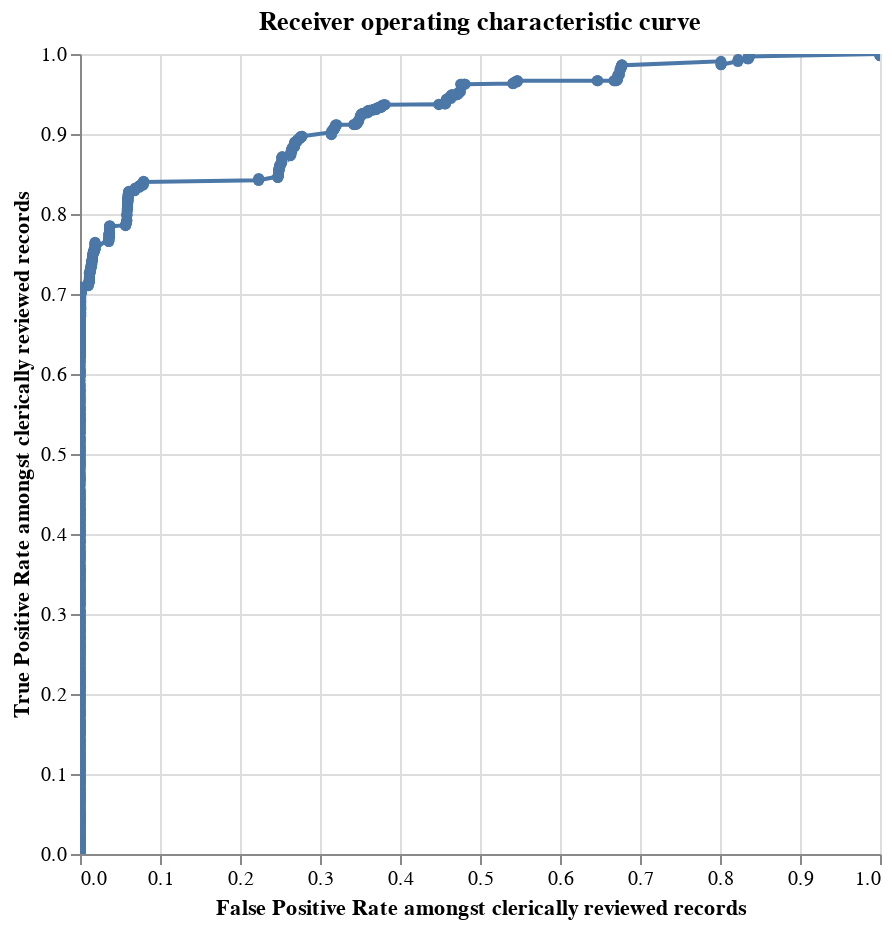

The notebook cell this image was saved under:
### Code cell
linker.roc_chart_from_labels_column("cluster", match_weight_round_to_nearest=0.02)

### Figure 1 — Vega-Lite specification as saved in the notebook (floating-point values rounded to 4 significant figures; data arrays with more than 128 entries replaced by an {"elided": "..."} marker saying what was removed)
{"config": {"view": {"continuousWidth": 300, "continuousHeight": 300}}, "data": {"name": "data-5fed59625bca2a40614409334e08ff11"}, "mark": {"type": "line", "clip": true, "point": true}, "encoding": {"tooltip": [{"field": "truth_threshold", "format": ".4f", "type": "quantitative"}, {"field": "match_probability", "format": ".4%", "type": "quantitative"}, {"field": "fp_rate", "format": ".4f", "title": "FP_rate", "type": "quantitative"}, {"field": "tp_rate", "format": ".4f", "title": "TP_rate", "type": "quantitative"}, {"field": "tp", "format": ",.0f", "title": "TP", "type": "quantitative"}, {"field": "tn", "format": ",.0f", "title": "TN", "type": "quantitative"}, {"field": "fp", "format": ",.0f", "title": "FP", "type": "quantitative"}, {"field": "fn", "format": ",.0f", "title": "FN", "type": "quantitative"}, {"field": "precision", "format": ".4f", "type": "quantitative"}, {"field": "recall", "format": ".4f", "type": "quantitative"}, {"field": "f1", "format": ".4f", "title": "F1", "type": "quantitative"}], "x": {"field": "fp_rate", "sort": ["truth_threshold"], "title": "False Positive Rate amongst clerically reviewed records", "type": "quantitative"}, "y": {"field": "tp_rate", "sort": ["truth_threshold"], "title": "True Positive Rate amongst clerically reviewed records", "type": "quantitative"}}, "height": 400, "params": [{"name": "mouse_zoom", "select": {"type": "interval", "encodings": ["x"]}, "bind": "scales"}], "title": "Receiver operating characteristic curve", "width": 400, "$schema": "https://vega.github.io/schema/vega-lite/v5.9.3.json", "datasets": {"data-5fed59625bca2a40614409334e08ff11": {"elided": "1610 records"}}}
